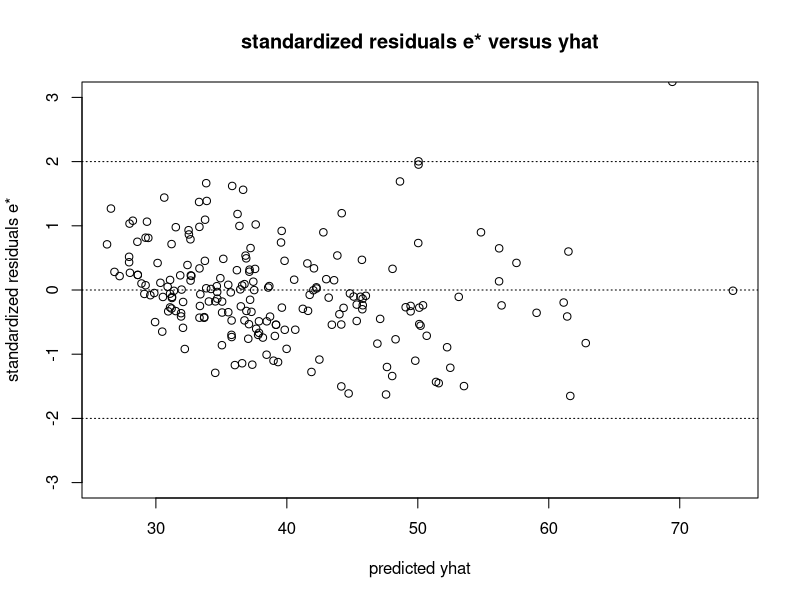
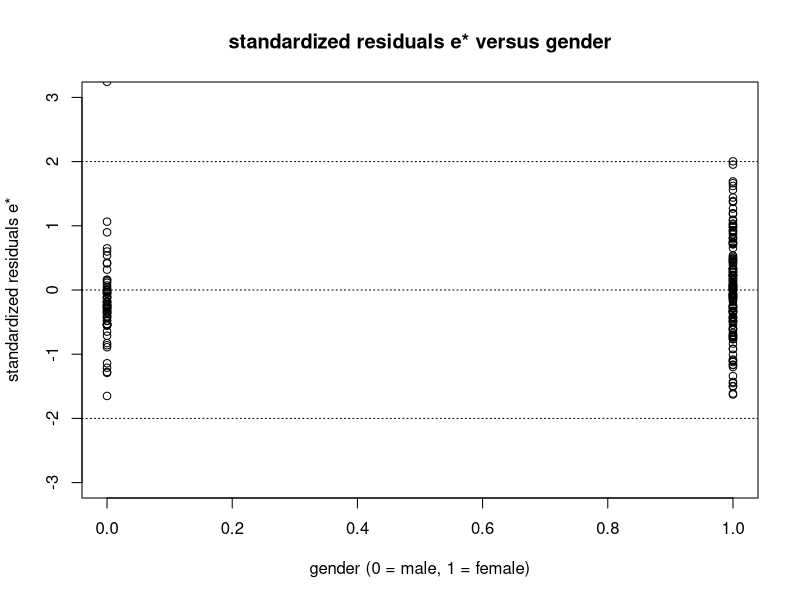
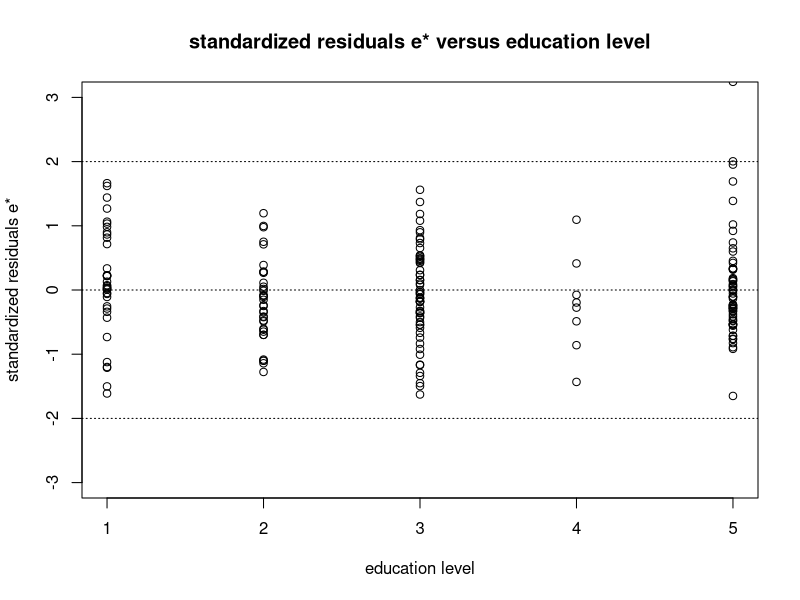
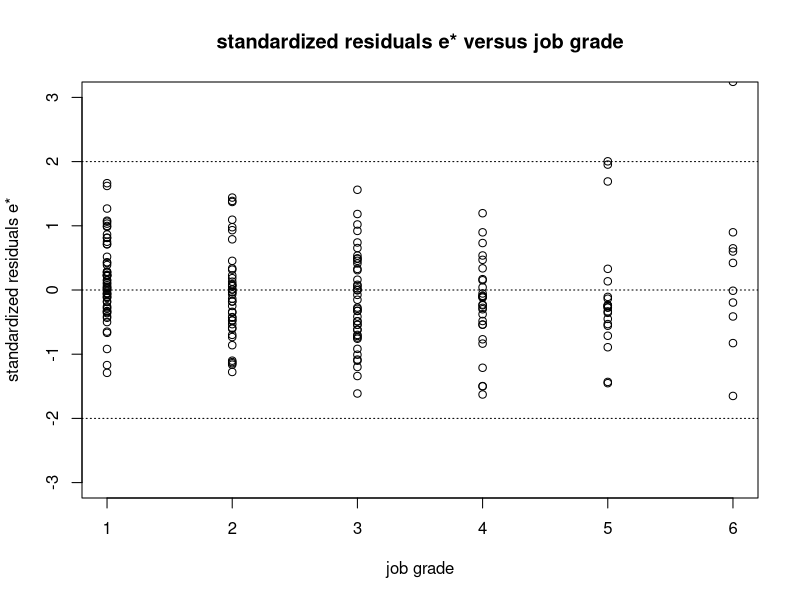
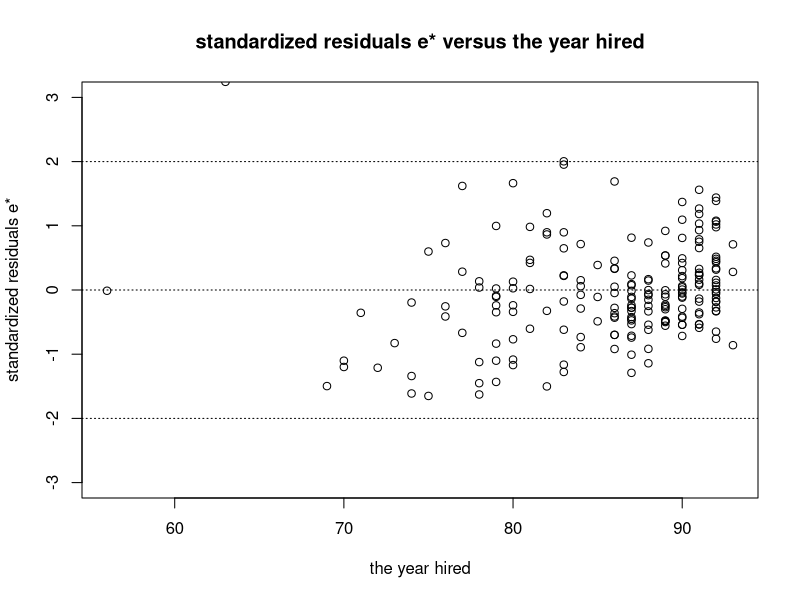
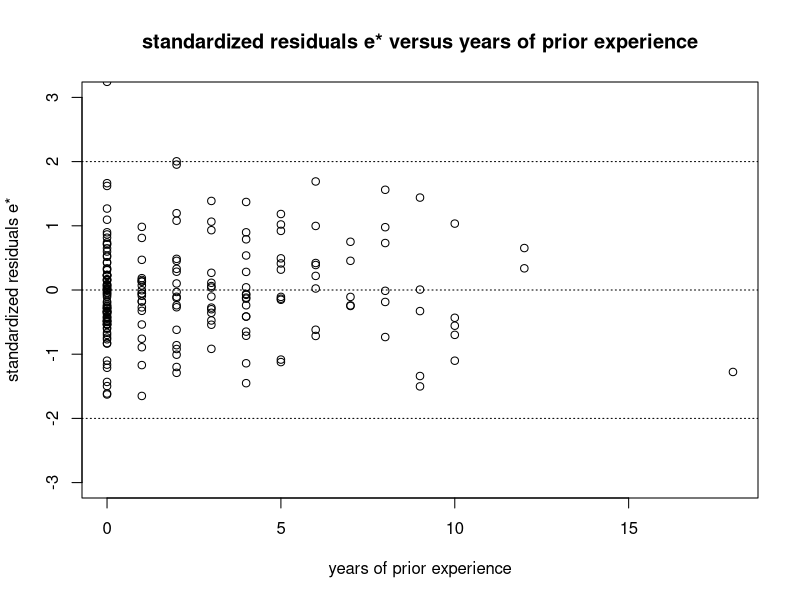
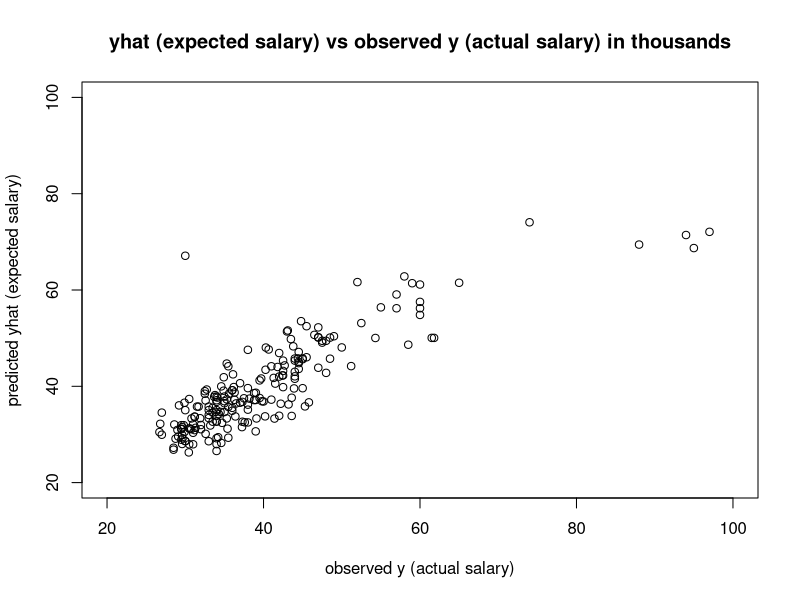
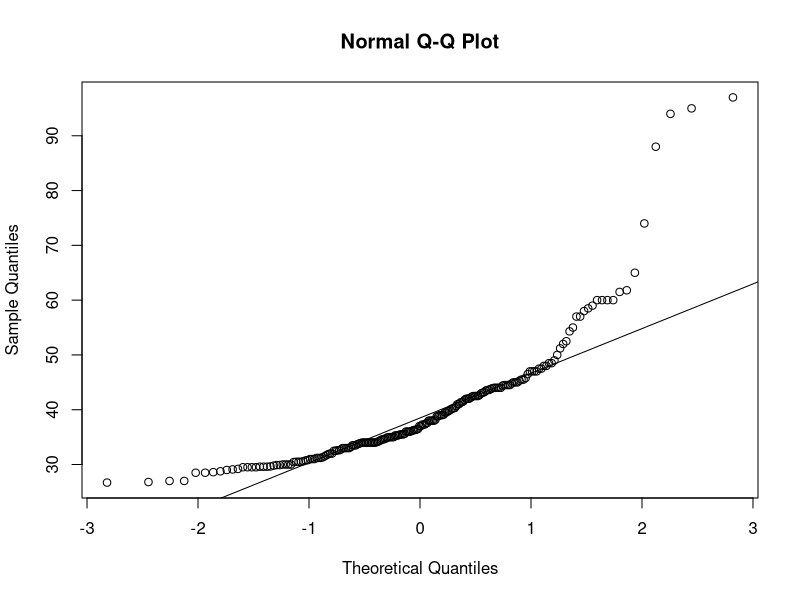

The R script that drew these images, in order:
table<-read.csv("Lesson 34-Bank Data for Multiple Regression.csv",header=T)
gender<-table[,3]
educlev<-table[,4]
jobgrade<-table[,5]
yrhired<-table[,6]
yrborn<-table[,7]
yrsprior<-table[,8]
salary<-table[,9]
salary = as.numeric(salary) # this command converts all data between commas into numericals

multiRegression1<-lm(formula=salary~gender+educlev+jobgrade+yrhired+yrborn+yrsprior)
summary(multiRegression1)

multiRegression2<-lm(formula=salary~gender+educlev+jobgrade+yrhired+yrsprior)
summary(multiRegression2)

multiRegression3<-lm(formula=salary~gender+educlev+jobgrade+yrhired)
summary(multiRegression3)

multiRegression4<-lm(formula=salary~gender+educlev+jobgrade+yrhired+yrsprior)
summary(multiRegression4)

standard.resid<-rstandard(multiRegression4)  # these are the standardized residuals e* = (y - hat(y))/some constant 
names(multiRegression4)

yhat<-multiRegression4$fitted.values # these are the predicted/fitted values (we obtain these from our final model)
residuals<-multiRegression4$residuals

plot(yhat, standard.resid, main="standardized residuals e* versus yhat", xlab="predicted yhat", ylab="standardized residuals e*", ylim = c(-3,3))
abline(h=c(0,-2,2), lty=3)

plot(gender, standard.resid, main="standardized residuals e* versus gender", xlab = "gender (0 = male, 1 = female)", ylab="standardized residuals e*", ylim=c(-3,3))
abline(h=c(0,-2,2), lty=3)

plot(educlev, standard.resid, main="standardized residuals e* versus education level", xlab = "education level", ylab="standardized residuals e*", ylim=c(-3,3))
abline(h=c(0,-2,2), lty=3)

plot(jobgrade, standard.resid, main="standardized residuals e* versus job grade", xlab = "job grade", ylab="standardized residuals e*", ylim=c(-3,3))
abline(h=c(0,-2,2), lty=3)

plot(yrhired, standard.resid, main="standardized residuals e* versus the year hired", xlab = "the year hired", ylab="standardized residuals e*", ylim=c(-3,3))
abline(h=c(0,-2,2), lty=3)

plot(yrsprior, standard.resid, main="standardized residuals e* versus years of prior experience", xlab = "years of prior experience", ylab="standardized residuals e*", ylim=c(-3,3))
abline(h=c(0,-2,2), lty=3)


plot(salary, yhat, main="yhat (expected salary) vs observed y (actual salary) in thousands", xlab="observed y (actual salary)", ylab="predicted yhat (expected salary)", ylim = c(20,100), xlim = c(20,100))


qqnorm(salary)
qqline(salary)

plot(multiRegression4) 





